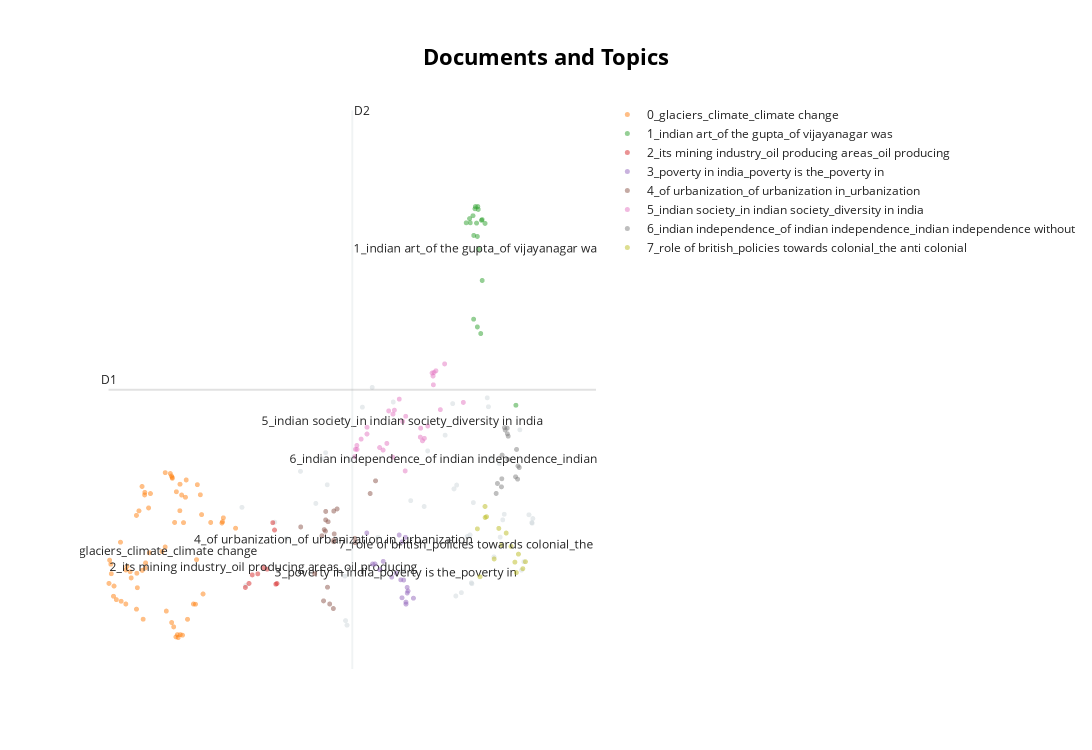

Notebook code for this chart:
### Code cell
model.visualize_documents(questions)

### Figure 1 — Plotly figure (JSON) as saved in the notebook; plotly's stock layout.template omitted (floating-point values rounded to 4 significant figures)
{"data": [{"hoverinfo": "text", "hovertext": ["Why are the tribals in India referred to as 'the Scheduled Tribes? Indicate the major provisions in the Constitution of India for their upliftment.", "The New Economic Policy – 1921 of Lenin had influenced the policies adopted by India soon after independence. Evaluate.", "Defining blue revolution, explain the problems and strategies for pisciculture development in India.", "Write a critical note on the evolution and significance of the slogan, ‘Jai Jawan, Jai Kisan’.", "Critically discuss the objectives of Bhoodan and Gramdan movements initiated by AcharyaVinobhaBhave and their success.", "Explain the role of geographical factors towards the development of Ancient India.", "Why is India considered as a sub-continent? Elaborate your answer.", "Debate the issue whether and how contemporary movements for assertion of Dalit identity work towards annihilation of caste.", "Why did human development fail to keep pace with economic development in India?", "Discuss the positive and negative effects of globalization on women in India?", "Why was there a sudden spurt in famines in colonial India since the mid-eighteenth century? Give reasons.", "What were the major technological changes introduced during the Sultanate period? How did those technological changes influence the Indian society?", "Analyze the circumstances that led to the Tashkent Agreement in 1966. Discuss the highlights of the Agreement.", "Evaluate the policies of Lord Curzon and their long term implications on the national movements.", "Why did the industrial revolution first occur in England? Discuss the quality of life of the people there during the industrialization. How does it compare with that in India at present times?", "What policy instruments were deployed to contain the Great Economic Depression?", "To what extent has the urban planning and culture of the Indus Valley Civilization provided inputs to the present day urbanization?\nDiscuss.", "Defying the barriers of age, gender and religion, the Indian women became the torchbearer during the struggle for freedom in India. Discuss.", "The political and administrative reorganization of states and territories has been a continuous ongoing process since the mid-nineteenth century. Discuss with examples.", "Examine the potential of wind energy in India and explain the reasons for their limited spatial spread.", "Mention the advantages of the cultivation of pulses because of which the year 2016 was declared as the International Year of Pulses by United Nations.", "What are the two major legal initiatives by the State since Independence addressing discrimination against Scheduled Tribes(STs)?", "How does India see its place in the economic space of rising natural resources rich Africa?", "Since the decade of the 1920s, the national movement acquired various ideological strands and thereby expanded its social base. Discuss.", "The 1857 uprising was the culmination of the recurrent, big and small local rebellions that had occurred in the preceding hundred years of British rule. Elucidate.", "The third battle of Panipat was fought in 1761. Why were so many empire-shaking battles fought at Panipat?", "“Africa was chopped into states artificially created by accidents of European competition.” Analyze.", "‘Communalism arises either due to power struggle or relative deprivation.’ Argue by giving suitable illustrations.", "What is Cryptocurrency? How does it affect global society? Has it been affecting Indian society also?", "What problems are germane to the decolonization process in the Malay Peninsula?", "“In many ways, Lord Dalhousie was the founder of modern India.” Elaborate.", "From being net food importer in 1960s, India has emerged as a net food exporter to the world. Provide reasons.", "The Bhakti movement received a remarkable re-orientation with the advent of Sri Chaitanya Mahaprabhu. Discuss.", "Why did the ‘Moderates’ failed to carry conviction with the nation about their proclaimed ideology and political goals by the end of the nineteenth century?", "How did the colonial rule affect the tribals in India and what was the tribal response to the colonial oppression?", "Discuss whether formation of new states in recent times is beneficial or not for the economy of India.", "Why did the Green Revolution in India virtually by-pass the eastern region despite fertile soil and good availability of water?", "‘Latecomer’ Industrial Revolution in Japan involved certain factors that were markedly different from what West had experienced.” Analyze.", "Examine how the decline of traditional artisanal industry in colonial India crippled the rural economy.", "To what extent did the role of the moderates prepare a base for the wider freedom movement? Comment.", "What makes the Indian society unique in sustaining its culture? Discuss.", "Examine the role of ‘Gig Economy’ in the process of empowerment of women in India.", "The ancient civilization in Indian sub continent differed from those of Egypt , Mesopotamia and Greece in that its culture and traditions have been preserved without breakdown to the present day. Comment", "Describing the distribution of rubber producing countries, indicate the major environmental issues faced by them.", "Distinguish between religiousness/religiosity and communalism giving one example of how the former has got transformed into the latter in independent India.", "Though not very useful from the point of view of a connected political history of South India, the Sangam literature portrays the social and economic conditions of its time with remarkable vividness. Comment.", null], "marker": {"color": "#CFD8DC", "opacity": 0.5, "size": 5}, "mode": "markers+text", "name": "other", "showlegend": false, "type": "scattergl", "x": [6.964, 7.986, 2.648, 6.937, 7.664, 4.277, 5.099, 6.427, 4.151, 5.909, 7.317, 4.351, 8.337, 8.554, 7.327, 7.903, 4.384, 7.885, 8.386, 3.316, 4.787, 7.018, 3.555, 8.547, 7.956, 7.777, 7.29, 6.083, 5.417, 7.232, 8.304, 4.757, 7.64, 8.489, 7.357, 4.856, 3.839, 7.114, 7.001, 8.568, 5.727, 4.742, 5.299, 2.726, 6.783, 7.7, 6.356], "y": [4.271, 3.969, 4.051, 5.288, 5.25, 4.631, 5.246, 4.724, 4.098, 3.298, 3.151, 4.702, 3.302, 3.862, 3.141, 3.696, 4.32, 4.574, 3.403, 3.874, 2.646, 4.316, 3.682, 3.869, 3.902, 3.461, 3.722, 4.131, 3.695, 3.702, 4.975, 2.701, 5.357, 3.962, 4.108, 4.623, 4.48, 3.034, 2.994, 3.917, 5.307, 3.23, 5.481, 3.119, 4.912, 4.638, 4.061]}, {"hoverinfo": "text", "hovertext": ["What are the forces that influence ocean currents? Describe their role in fishing industry of the world.", "Discuss the concept of air mass and explain its role in macro-climatic changes.", "What do you understand by the phenomenon of ‘temperature inversion’ in meteorology? How does it affect weather and the habitants of the place?", "Troposphere is a very significant atmospheric layer that determines weather processes.\nHow?", "Why is India taking keen interest in the Arctic region?", "How does the cryosphere affect global climate?", "Identify and discuss the factors responsible for diversity of natural vegetation in India. Assess the significance of wildlife sanctuaries in rain forests regions of India.", "How will the melting of Himalayan glaciers have a far- reaching impact on the water resources of India?", "Differentiate the causes of landslides in the Himalayan region and Western Ghats.", "Discuss the meaning of colour-coded weather warnings for cyclone prone areas given by India Meteorological department.", "Major cities of India are becoming more vulnerable to flood conditions. Discuss.", "In what way can floods be converted into a sustainable source of irrigation and all-weather inland navigation in India?", "How do the melting of the Arctic ice and glaciers of the Antarctic differently affect the weather patterns and human activities on the Earth? Explain.", "Why is the South-West monsoon called ‘Purvaiya’ (easterly) in Bhojpur Region? How has this directional seasonal wind system influenced the cultural ethos of the region?", "In what way micro-watershed development projects help in water conservation in\ndrought-prone and semi-arid regions of India?", "The recent cyclone on the east coast of India was called ‘Phailin’. How are the tropical cyclones named across the world? Elaborate.", "Discuss the consequences of climate change on the food security in tropical countries.", "What is water stress? How and why does it differ regionally in India?", "“The ideal solution of depleting ground water resources in India is water harvesting system.” How can it be made effective in urban areas?", "How are the fjords formed? Why do they constitute some of the most picturesque areas of the world?", "Assess the impact of global warming on the coral life system with examples.", "Explain the factors responsible for the origin of ocean currents. How do they influence regional climates, fishing and navigation?", "Mention the significance of straits and isthmus in international trade.", "Most of the unusual climatic happenings are explained as an outcome of the El-Nino effect. Do you agree?", "Account for variations in oceanic salinity and discuss its multi-dimensional effects.", "Account for the huge flooding of million cities in India including the smart ones like Hyderabad and Pune. Suggest lasting remedial measures.", "The interlinking of rivers can provide viable solutions to the multi-dimensional inter-related problems of droughts, floods and interrupted navigation. Critically examine.", "How does the Juno Mission of NASA help to understand the origin and evolution of the Earth?", "Enumerate the problems and prospects of inland water transport in India.", "Present an account of the Indus Water Treaty and examine its ecological, economic and political implications in the context of changing bilateral relations.", "The states of Jammu and Kashmir, Himachal Pradesh and Uttarakhand are reaching the limits of ecological carrying capacity due to tourism. Critically evaluate.", "What are the consequences of spreading of ‘Dead Zones’ on marine ecosystem?", "Bring out the relationship between the shrinking Himalayan glaciers and the symptoms of climate change in the Indian sub-continent.", "How far do you agree that the behaviour of the Indian monsoon has been changing due to humanizing landscape? Discuss.", "Describe the characteristics and types of primary rocks.", "Examine the status of forest resources of India and its resultant impact on climate change.", "Critically evaluate the various resources of the oceans which can be harnessed to meet the resource crisis in the world.", "The process of desertification does not have climate boundaries. Justify with examples.", "What are the economic significances of discovery of oil in Arctic Sea and its possible environemental consequences?", "Bring out the causes for more frequent occurrence of landslides in the Himalayas than in the Western Ghats.", "South China Sea has assumed great geopolitical significance in the present context. Comment.", "Why is the world today confronted with a crisis of availability of and access to freshwater resources?", "There is no formation of deltas by rivers on the Western Ghats. Why?", "Why are the world’s fold mountain systems located along the margins of continents? Bring out the association between the global distribution of fold mountains and the earthquakes and volcanoes.", "Discuss the geophysical characteristics of Circum- Pacific Zone.", "Tropical cyclones are largely confined to South China Sea, Bay of Bengal and Gulf of Mexico. Why?", "What do you understand by the theory of continental drift? Discuss the prominent evidences in its support.", "Why is Indian Regional Navigational Satellite System (IRNSS) needed? How does it help in navigation?", "Bring out the causes for the formation of heat islands in the urban habitat of the world.", "How do ocean currents and water masses differ in their impacts on marine life and coastal environment? Give suitable examples.", "Major hot deserts in northern hemisphere are located between 20-30 deg N latitudes and on the western sides of the continents. Why?", "What characteristics can be assigned to monsoon climate that succeeds in feeding more than 50 percent of the world population residing in Monsoon Asia?", "How can the mountain ecosystem be restored from the negative impact of development initiatives and tourism?", "India is well endowed with fresh water resources. Critically examine why it still suffers from water scarcity.", "what are the environmental implications of the reclamation of the water bodies into urban land use? Explain with examples.", "Comment on the resource potentials of the long coastline of India and highlight the status of natural hazard preparedness in these areas.", "Mention the global occurrence of volcanic eruptions in 2021 and their impact on regional environment.", "\"The Himalayas are highly prone to landslides.\" Discuss the causes and suggest suitable measures of mitigation.", "Discuss the natural resource potentials of ‘Deccan trap’.", "Define mantle plume and explain its role in plate tectonics.", "The effective management of land and water resources will drastically reduce the human miseries. Explain.", "Discuss the causes of depletion of mangroves and explain their importance in maintaining coastal ecology.", "Briefly mention the alignment of major mountain ranges of the world and explain their impact on local weather conditions, with examples.", "Explain the formation of thousands of islands in Indonesian and Philipines archipelagos.", null], "marker": {"opacity": 0.5, "size": 5}, "mode": "markers+text", "name": "0_glaciers_climate_climate change", "text": ["", "", "", "", "", "", "", "", "", "", "", "", "", "", "", "", "", "", "", "", "", "", "", "", "", "", "", "", "", "", "", "", "", "", "", "", "", "", "", "", "", "", "", "", "", "", "", "", "", "", "", "", "", "", "", "", "", "", "", "", "", "", "", "", "0_glaciers_climate_climate change"], "textfont": {"size": 12}, "type": "scattergl", "x": [1.259, 0.6191, 0.3732, 0.3945, 1.725, 0.5097, 2.253, 1.278, -0.04426, 0.7859, 1.087, 1.229, 0.6785, 0.6158, 1.387, 0.6716, 1.086, 1.314, 1.514, 1.109, 1.351, 1.218, 1.661, 0.5518, 1.334, 1.19, 1.232, 0.285, 1.498, 1.46, 2.27, 1.438, 0.7636, 0.668, -0.05768, 2.012, 1.541, 0.6873, 1.857, -0.01981, 1.702, 1.385, 0.1759, 0.04497, 0.1904, 0.5012, 0.5021, 1.214, 0.5194, 1.305, 0.31, 0.7483, 1.827, 1.421, 1.741, 2.241, 0.09237, -0.01071, 2.519, 0.03455, 1.802, 1.393, 0.2846, 0.6376, 1.021], "y": [2.626, 3.299, 3.284, 3.21, 3.427, 3.265, 3.88, 3.871, 3.421, 4.215, 4.465, 4.408, 3.327, 4.3, 4.327, 4.229, 3.578, 4.237, 4.378, 2.814, 2.498, 2.678, 2.898, 4.009, 2.533, 4.454, 4.397, 2.899, 4.172, 3.869, 3.926, 2.527, 3.51, 4.199, 3.144, 3.871, 2.716, 3.389, 3.018, 3.373, 2.896, 4.011, 3.635, 3.112, 2.931, 3.955, 2.837, 4.425, 3.093, 2.507, 3.347, 4.044, 3.965, 4.198, 4.321, 3.864, 2.951, 3.259, 3.802, 2.991, 4.201, 2.534, 3.304, 2.717, 3.524]}, {"hoverinfo": "text", "hovertext": ["Assess the importance of the accounts of the Chinese and Arab travellers in the reconstruction of the history of India.", "Discuss the ‘Tandava’ dance as recorded in early Indian inscriptions.", "Taxila university was one of the oldest universities of the world with which were associated a number of renowned learned personalities of different disciplines. Its strategic location caused its fame to flourish, but unlike Nalanda, it is not considered as a university in the modern sense. Discuss.", "Gandhara sculpture owed as much to the Romans as to the Greeks. Explain.", "Early Buddhist Stupa-art, while depicting folk motifs and narratives successfully expounds Buddhist ideals. Elucidate.", "Krishnadeva Raya, the King of Vijayanagar, was not only an accomplished scholar himself but was also a great patron of learning and literature. Discuss.", "Pala period is the most significant phase in the history of Buddhism in India. Enumerate.", "Persian literary sources of medieval India reflect the spirit of the age. Comment.", "Chola architecture represents a high watermark in the evolution of temple architecture. Discuss", "Discuss the significance of the lion and bull figures in Indian mythology, art and architecture.", "Safeguarding the Indian art heritage is the need of the moment.", "Evaluate the nature of the Bhakti Literature and its contribution to Indian culture.", "Mesolithic rock cut architecture of India not only reflects the cultural life of the times but also a fine aesthetic sense comparable to modern painting. Critically evaluate this comment.", "How do you justify the view that the level of excellence of the Gupta numismatic art is not at all noticeable in later times?", "Indian Philosophy and tradition played a significant role in conceiving and shaping the monuments and their art in India. Discuss.", "The rock-cut architecture represents one of the most important sources of our knowledge of early Indian art and history. Discuss.", "Discuss the main contributions of Gupta period and Chola period to Indian heritage and culture\n.", "Highlight the Central Asian and Greco Bactrian elements in the Gandhara art.", "How will you explain the medieval Indian temple sculptures represent the social life of those days?", null], "marker": {"opacity": 0.5, "size": 5}, "mode": "markers+text", "name": "1_indian art_of the gupta_of vijayanagar was", "text": ["", "", "", "", "", "", "", "", "", "", "", "", "", "", "", "", "", "", "", "1_indian art_of the gupta_of vijayanagar was"], "textfont": {"size": 12}, "type": "scattergl", "x": [7.508, 7.349, 7.537, 7.536, 7.295, 8.223, 7.439, 7.363, 7.399, 7.423, 7.457, 7.44, 7.448, 7.524, 7.281, 7.392, 7.366, 7.595, 7.212, 7.462], "y": [6.123, 7.528, 6.756, 7.482, 7.444, 5.269, 7.281, 6.295, 7.637, 7.44, 7.604, 6.202, 7.637, 7.474, 7.494, 7.611, 7.293, 7.437, 7.444, 7.129]}, {"hoverinfo": "text", "hovertext": ["Despite India being one of the countries of the Gondwanaland, its mining industry contributes much less to its Gross Domestic Product(GDP) in percentage. Discuss.", "With growing scarcity of fossil fuels, the atomic energy is gaining more and more significance in India. Discuss the availability of raw material required for the generation of atomic energy in India and in the world.", "It is said that India has substantial reserves of shale oil and gas, which can feed the needs of the country for quarter century. However, tapping of the resource does not appear to be high on the agenda. Discuss critically the availability and issues involved.", "Account for the present location of iron and steel industries away from the source of raw material, by giving examples.", "“Inspite of adverse environmental impact, coal mining is still inevitable for development”.\nDiscuss", "Discuss the multi-dimensional implications of uneven distribution of mineral oil in the world.", "Account for the change in the spatial pattern of the Iron and Steel industry in the world.", "India has immense potential of solar energy though there are regional variations in its developments. Elaborate.", "Petroleum refineries are not necessarily located nearer to crude oil producing areas, particularly in many of the developing countries. Explain its implications.", null], "marker": {"opacity": 0.5, "size": 5}, "mode": "markers+text", "name": "2_its mining industry_oil producing areas_oil producing", "text": ["", "", "", "", "", "", "", "", "", "2_its mining industry_oil producing areas_oil producing"], "textfont": {"size": 12}, "type": "scattergl", "x": [3.161, 3.311, 2.858, 3.338, 2.971, 2.718, 3.36, 3.276, 2.792, 3.087], "y": [3.314, 3.781, 3.246, 3.135, 3.258, 3.096, 3.143, 3.868, 3.144, 3.332]}, {"hoverinfo": "text", "hovertext": ["What are the continued challenges for women in India against time and space?", "‘Women’s movement in India has not addressed the issues of women of lower social strata.’ Substantiate your view.", "‘Despite implementation of various programmes for eradication of poverty by the government in India, poverty is still existing’. Explain by giving reasons.", "Discuss the main objectives of Population Education and point out the measures to achieve them in India in detail.", "\"An essential condition to eradicate poverty is to liberate the poor from the process of deprivation.\" Substantiate this statement with suitable examples.", "“Empowering women is the key to control population growth.” Discuss.", "Explore and evaluate the impact of ‘Work From Home’ on family relationships.", "The life cycle of a joint family depends on economic factors rather than social values. Discuss.", "How does patriarchy impact the position of a middle class working woman in India?", "COVID-19 pandemic accelerated class inequalities and poverty in India. Comment.", "The women’s questions arose in modern India as a part of the 19th century social reform movement. What are the major issues and debates concerning women in that period?", "“Male membership needs to be encouraged in order to make women’s organization free from gender bias.” Comment.", "Discuss the various economic and\nsocio-cultural forces that are driving increasing feminization of agriculture in India.", "Explain why suicide among young women is increasing in Indian Society.", "How do you explain the statistics that show that the sex ratio in Tribes in India is more favourable to women than the sex ratio among Scheduled Castes?", "Child cuddling is now being replaced by mobile phones. Discuss its impact on the socialization of children.", "Why do some of the most prosperous regions of India have an adverse sex ratio for women? Give your arguments.", "Critically examine whether growing population is the cause of poverty OR poverty is the mains cause of population increase in India.", null], "marker": {"opacity": 0.5, "size": 5}, "mode": "markers+text", "name": "3_poverty in india_poverty is the_poverty in", "text": ["", "", "", "", "", "", "", "", "", "", "", "", "", "", "", "", "", "", "3_poverty in india_poverty is the_poverty in"], "textfont": {"size": 12}, "type": "scattergl", "x": [6.011, 5.94, 5.454, 5.306, 5.523, 5.696, 5.908, 5.975, 6.012, 5.189, 6.028, 5.88, 5.906, 5.987, 6.138, 5.849, 5.985, 5.355, 5.786], "y": [3.097, 3.184, 3.308, 3.375, 3.407, 3.219, 3.64, 3.695, 3.029, 3.746, 3.053, 3.187, 2.973, 2.897, 2.968, 3.721, 2.921, 3.376, 3.266]}, {"hoverinfo": "text", "hovertext": ["Can the strategy of regional resource-based manufacturing help in promoting employment in India?", "Do you agree that there is a growing trend of opening new sugar mills in southern states of India? Discuss with justification.", "With a brief background of quality of urban life in India, introduce the objectives and strategy of the 'Smart City Programme'.", "Does urbanization lead to more segregation and/or marginalization of the poor in Indian metropolises?", "Discuss the various social problems which originated out of the speedy process of urbanization in India.", "Bring out the socio-economic effects of the introduction of railways in different countries of the world", "“The growth of cities as I.T. hubs has opened up new avenues of employment, but has also created new problems”. Substantiate this statement with examples", "How is efficient and affordable urban mass transport key to the rapid economic development in India?", "Mention core strategies for the transformation of aspirational districts in India and explain the nature of convergence, collaboration and competition for its success.", "How is the growth of Tier 2 cities related to the rise of a new middle class with an emphasis on the culture of consumption?", "Elucidate the relationship between globalization and new technology in a world of scarce resources, with special reference to India.", "Mumbai, Delhi and Kolkata are the three Mega cities of the country but the air pollution is much more serious probelm in Delhi as compared to the other two. Why is this so?", "Discuss the factors for localisation of agro-based food processing industries of North-West India.", "Discuss the changes in the trends of labour migration within and outside India in the last four decades.", "Smart cities in India cannot sustain without smart vilages. Discuss this statement in the backdrop of rural urban integration.", "Analyze the factors for the highly decentralized cotton textile industry in India.", "Critically examine the effect of globalization on the aged population in India.", "How have digital initiatives in India contributed to the functioning of the education system in the country? Elaborate your answer.", "What is the significance of Industrial Corridors in India? Identifying industrial corridors, explain their main characteristics.", "What are the main socio-economic implications arising out of the development of IT industries in major cities of India?", null], "marker": {"opacity": 0.5, "size": 5}, "mode": "markers+text", "name": "4_of urbanization_of urbanization in_urbanization", "text": ["", "", "", "", "", "", "", "", "", "", "", "", "", "", "", "", "", "", "", "", "4_of urbanization_of urbanization in_urbanization"], "textfont": {"size": 12}, "type": "scattergl", "x": [4.389, 4.309, 4.352, 4.585, 4.517, 4.277, 4.323, 4.347, 4.944, 4.402, 3.844, 4.526, 4.509, 5.258, 4.353, 4.434, 5.368, 4.95, 4.129, 4.515, 4.516], "y": [3.099, 2.936, 3.901, 4.032, 4.007, 3.713, 3.786, 3.767, 3.682, 3.88, 3.818, 3.734, 2.845, 4.216, 4.003, 2.899, 4.367, 3.631, 3.259, 3.641, 3.661]}, {"hoverinfo": "text", "hovertext": ["Describe any four cultural elements of diversity in India and rate their relative significance in building a national identity.", "Given the diversities among the tribal communities in India, in which specific contexts should they be considered as a single category?", "Are tolerance, assimilation and pluralism the key elements in the making of an Indian form of secularism? Justify your answer.", "How do the Indian debates on secularism differ from the debates in the West?", "To what extent globalization has influenced the core of cultural diversity in India? Explain.", "How the Indian concept of secularism different from the western model of secularism?\nDiscuss.", "Trace the rise and growth of socio-religious reform movements with special reference to Young Bengal and Brahmo Samaj.", "Is diversity and pluralism in India under threat due to globalisation? Justify your answer.", "Assess the main administrative issues and socio-cultural problems in the integration process of Indian Princely States.", "Has caste lost its relevance in understanding the multi- cultural Indian Society? Elaborate your answer with illustrations.", "Why is caste identity in India both fluid and static?", "Discuss the impact of post-liberal economy on ethnic identity and communalism.", "How does Indian society maintain continuity in traditional social values? Enumerate the changes taking place in it.", "“Caste system is assuming new identities and associational forms. Hence, caste system cannot be eradicated in India.”", "Customs and traditions suppress reason leading to obscurantism. Do you agree?", "What are the challenges to our cultural practices in the name of secularism?", "Examine the uniqueness of tribal knowledge system when compared with mainstream knowledge and cultural systems.", "Do you think marriage as a sacrament in loosing its value in Modern India?", "What is the basis of regionalism? Is it that unequal distribution of benefits of development on regional basis eventually promotes regionalism? Substantiate your answer.", "Sufis and medieval saints failed to modify either the religious ideas and practices or the outward structure of Hindu/ Muslim societies to any appreciable extent. Comment.", "Analyze the salience of ‘sect’ in Indian society vis-a-vis caste, region and religion.", "What are the main features of Vedic society and religion? Do you think some of the features are still prevailing in Indian society?", "Do you agree that regionalism in India appears to be a consequence of rising cultural assertiveness? Argue.", "Globalisation is generally said to promote cultural homogenisation but due to this cultural specificities appear to be strengthened in the Indian society.’ Elucidate.", "The spirit of tolerance and love is not only an interesting feature of Indian society from very early times, but it is also playing an important part at the present. Elaborate.", "Are we losing our local identity for the global identity? Discuss.", "Do we have cultural pockets of small India all over the nation? Elaborate with examples.", "Has the formation of linguistic States strengthened the cause of Indian Unity?", "In the context of the diversity of India, can it be said that the regions form cultural units rather than the States? Give reasons with examples for your view point.", "Growing feeling of regionalism is an important factor in generation of demand for a separate state. Discuss.", null], "marker": {"opacity": 0.5, "size": 5}, "mode": "markers+text", "name": "5_indian society_in indian society_diversity in india", "text": ["", "", "", "", "", "", "", "", "", "", "", "", "", "", "", "", "", "", "", "", "", "", "", "", "", "", "", "", "", "", "5_indian society_in indian society_diversity in india"], "textfont": {"size": 12}, "type": "scattergl", "x": [5.634, 5.721, 6.544, 6.538, 5.45, 6.518, 7.154, 5.521, 4.987, 6.278, 6.323, 5.97, 5.981, 6.361, 6.595, 6.557, 5.751, 6.286, 4.958, 6.773, 6.429, 5.85, 5.074, 5.597, 6.686, 5.718, 5.193, 4.943, 5.194, 4.99, 5.919], "y": [5.201, 5.162, 5.512, 5.617, 4.764, 5.653, 5.303, 4.734, 4.789, 4.888, 4.844, 4.486, 5.137, 4.874, 5.68, 5.659, 5.21, 4.995, 4.743, 5.762, 5.021, 5.341, 4.865, 4.814, 5.216, 4.649, 4.925, 4.655, 5.006, 4.742, 5.075]}, {"hoverinfo": "text", "hovertext": ["What was the difference between Mahatma Gandhi and Rabindranath Tagore in their approach towards education and nationalism?", "Bring out the constructive programmes of Mahatma Gandhi during Non-Cooperation Movement and Civil Disobedience Movement.", "Discuss the role of women in the freedom struggle especially during the Gandhian phase.", "Several foreigners made India their homeland and participated in various movements.\nAnalyze their role in the Indian struggle for freedom.", "Many voices had strengthened and enriched the nationalist movement during the Gandhian phase. Elaborate.", "Clarify how mid-eighteenth century India was beset with the spectre of a fragmented polity.", "Critically examine the compulsions which prompted India to play a decisive role in the emergence of Bangladesh.", "Mahatma Gandhi and Dr. B R Ambedkar, despite having divergent approaches and strategies, had a common goal of amelioration of the downtrodden. Elucidate.", "Throw light on the significance of the thoughts of Mahatma Gandhi in the present times.", "Highlight the importance of the new objectives that got added to the vision of Indian Independence since the twenties of the last century.", "Discuss the contributions of MaulanaAbulKalam Azad to pre- and post-independent India.", "Highlight the differences in the approach of Subhash Chandra Bose and Mahatma Gandhi in the struggle for freedom.", "It would have been difficult for the Constituent Assembly to complete its historic task of drafting the Constitution for Independent India in just three years, but its experience gained with the Government of India Act, 1935\n.Discuss.", "Examine the linkages between the nineteenth century’s ‘Indian Renaissance’ and the emergence of national identity.", "How difficult would have been the achievement of Indian independence without Mahatma Gandhi? Discuss.", null], "marker": {"opacity": 0.5, "size": 5}, "mode": "markers+text", "name": "6_indian independence_of indian independence_indian independence without", "text": ["", "", "", "", "", "", "", "", "", "", "", "", "", "", "", "6_indian independence_of indian independence_indian independence without"], "textfont": {"size": 12}, "type": "scattergl", "x": [8.067, 8.005, 7.942, 7.937, 8.217, 7.822, 7.847, 7.991, 8.048, 8.258, 8.266, 8.05, 8.292, 7.929, 8.236, 8.061], "y": [4.899, 4.974, 4.674, 4.392, 4.415, 4.217, 4.336, 5.003, 4.996, 4.387, 4.544, 4.928, 4.526, 4.296, 4.742, 4.622]}, {"hoverinfo": "text", "hovertext": ["” There arose a serious challenge to the Democratic State System between the two World Wars.” Evaluate the statement.", "To what extend can Germany be held responsible for causing the two World Wars? Discuss critically.", "Explain how the foundations of the modern world were laid by the American and French Revolutions.", "What were the major political, economic and social developments in the world which motivated the anti-colonial in India?", "Explain how the Uprising of 1857 constitutes an important watershed in the evolution of British policies towards colonial India.", "In what ways did the navel mutiny prove to be the last nail in the coffin of British colonial aspirations in India?", "Examine critically the various facets of economic policies of the British in India from mid-eighteenth century till independence.", "What were the events that led to the Suez Crisis in 1956? How did it deal a final blow to Britain’s self-image as a world power?", "Whereas the British planters had developed tea gardens all along the Shivaliks and Lesser Himalayas from Assam to Himachal Pradesh, in effect they did not succeed beyond the Darjeeling area. Explain.", "The anti-colonial struggles in West Africa were led by the new elite of Western-educated Africans.", "Why did the armies of the British East India Company – mostly comprising of Indian soldiers – win consistently against the more numerous and better equipped armies of the Indian rulers? Give reasons.", "Why indentured labour was taken by the British from India to their colonies? have they been able to preserve their cultural identity over there?", "Assess the role of British imperial power in complicating the process of transfer of power during the 1940s.", "“American Revolution was an economic revolt against mercantilism.” Substantiate.", null], "marker": {"opacity": 0.5, "size": 5}, "mode": "markers+text", "name": "7_role of british_policies towards colonial_the anti colonial", "text": ["", "", "", "", "", "", "", "", "", "", "", "", "", "", "7_role of british_policies towards colonial_the anti colonial"], "textfont": {"size": 12}, "type": "scattergl", "x": [8.417, 8.233, 8.275, 7.597, 8.026, 7.626, 7.876, 8.203, 7.493, 7.439, 7.781, 7.595, 8.364, 8.125, 7.932], "y": [3.403, 3.273, 3.493, 3.93, 3.744, 3.94, 3.8, 3.398, 3.224, 3.795, 3.436, 4.062, 3.32, 3.585, 3.6]}], "layout": {"annotations": [{"showarrow": false, "text": "D1", "x": -0.06634, "y": 5.453, "yshift": 10}, {"showarrow": false, "text": "D2", "x": 4.893, "xshift": 10, "y": 8.783}], "height": 750, "shapes": [{"line": {"color": "#CFD8DC", "width": 2}, "type": "line", "x0": 4.893, "x1": 4.893, "y0": 2.124, "y1": 8.783}, {"line": {"color": "#9E9E9E", "width": 2}, "type": "line", "x0": -0.06634, "x1": 9.853, "y0": 5.453, "y1": 5.453}], "title": {"font": {"color": "Black", "size": 22}, "text": "<b>Documents and Topics</b>", "x": 0.5, "xanchor": "center", "yanchor": "top"}, "width": 1200, "xaxis": {"visible": false}, "yaxis": {"visible": false}}}
